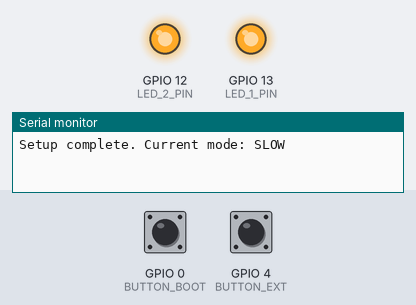
Bench run of a program on a simulated ESP32-S3. On the bench: output pins drawn as LEDs (lit = HIGH), the last lines printed to the serial monitor. Dashed ring = blinking. The test bench sets the inputs (shaded band); at power-on: GPIO 4 (BUTTON_EXT) HIGH, GPIO 0 (BUTTON_BOOT) HIGH.

Above: at 2.8 s.
2.9 s: GPIO 4 (BUTTON_EXT) pulled LOW for 1.2 s
At 4.25 s:
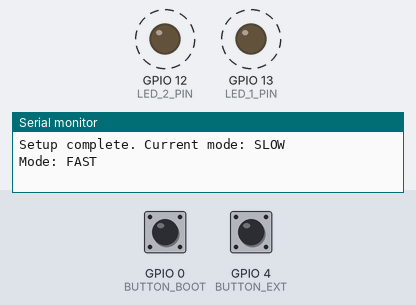
6.4 s: GPIO 0 (BUTTON_BOOT) pulled LOW for 1.2 s
At 8.9 s:
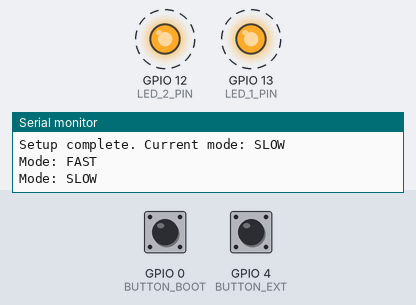
Timing chart, 0 to 15.9 s (numbered marks = the images above; inputs shaded):
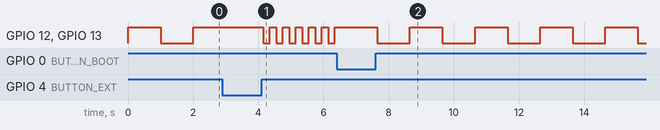

The program:

main.cpp
```cpp
#include <Arduino.h>

#define LED_1_PIN 13
#define LED_2_PIN 12
#define BUTTON_EXT 4
#define BUTTON_BOOT 0

#define DEBOUNCE_MS 50

unsigned long blinkDelay = 1000;
bool ledState = LOW;

void setup()
{
  Serial.begin(115200);

  pinMode(LED_1_PIN, OUTPUT);
  pinMode(LED_2_PIN, OUTPUT);
  pinMode(BUTTON_EXT, INPUT_PULLUP);
  pinMode(BUTTON_BOOT, INPUT_PULLUP);

  Serial.println("Setup complete. Current mode: SLOW");
}

void waitRelease(int pin)
{
  delay(DEBOUNCE_MS);
  while (digitalRead(pin) == LOW)
  {
    delay(5);
  }
  delay(DEBOUNCE_MS);
}

void loop()
{
  // external: FAST
  if (digitalRead(BUTTON_EXT) == LOW)
  {
    delay(DEBOUNCE_MS);
    if (digitalRead(BUTTON_EXT) == LOW)
    {
      blinkDelay = 200;
      Serial.println("Mode: FAST");
      waitRelease(BUTTON_EXT);
    }
  }

  // boot: SLOW
  if (digitalRead(BUTTON_BOOT) == LOW)
  {
    delay(DEBOUNCE_MS);
    if (digitalRead(BUTTON_BOOT) == LOW)
    {
      blinkDelay = 1000;
      Serial.println("Mode: SLOW");
      waitRelease(BUTTON_BOOT);
    }
  }

  // blinking
  ledState = !ledState;
  digitalWrite(LED_1_PIN, ledState);
  digitalWrite(LED_2_PIN, ledState);
  delay(blinkDelay);
}
```

Measured:
- after the input at 2.9 s, GPIO 12 (LED_2_PIN), GPIO 13 (LED_1_PIN): alternates HIGH for 0.20 s and LOW for 0.20 s, starting after 1.3 s
- after the input at 6.4 s, GPIO 12 (LED_2_PIN), GPIO 13 (LED_1_PIN): alternates HIGH for 1.0 s and LOW for 1.0 s, starting after 1.3 s
